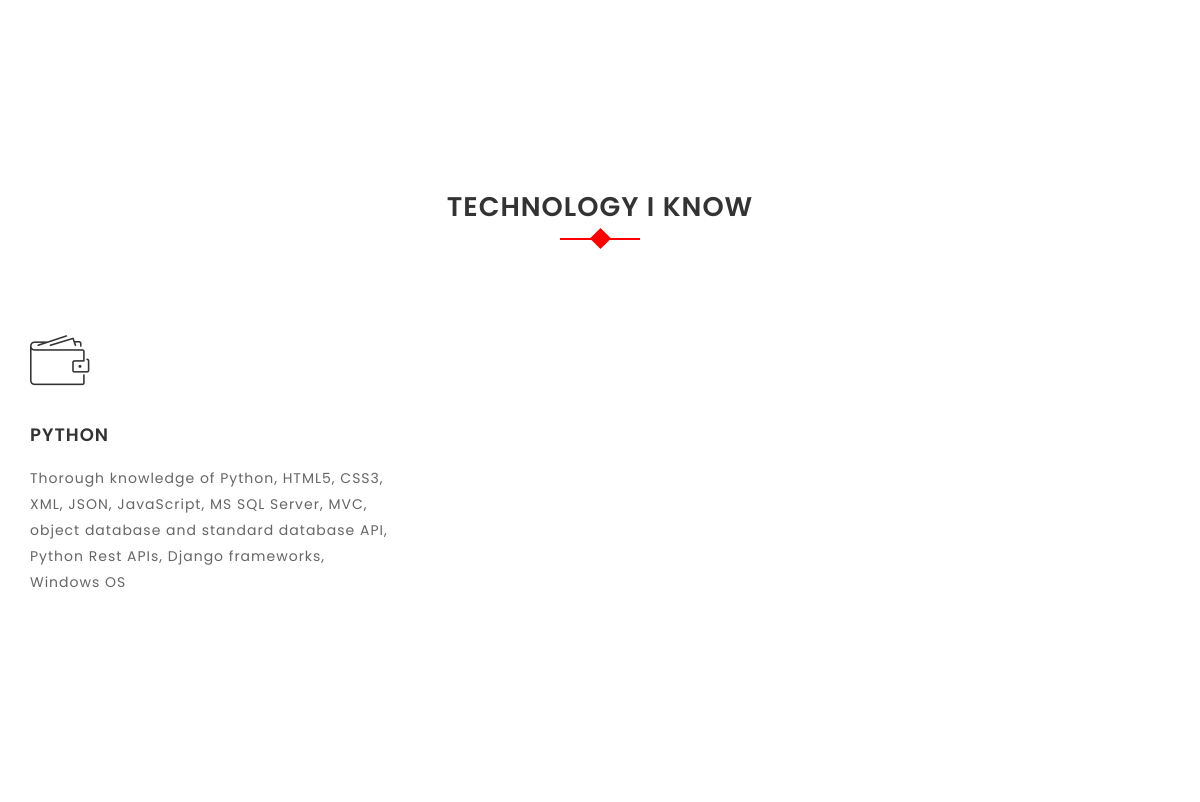
Before: / (middle part) with the older database file.
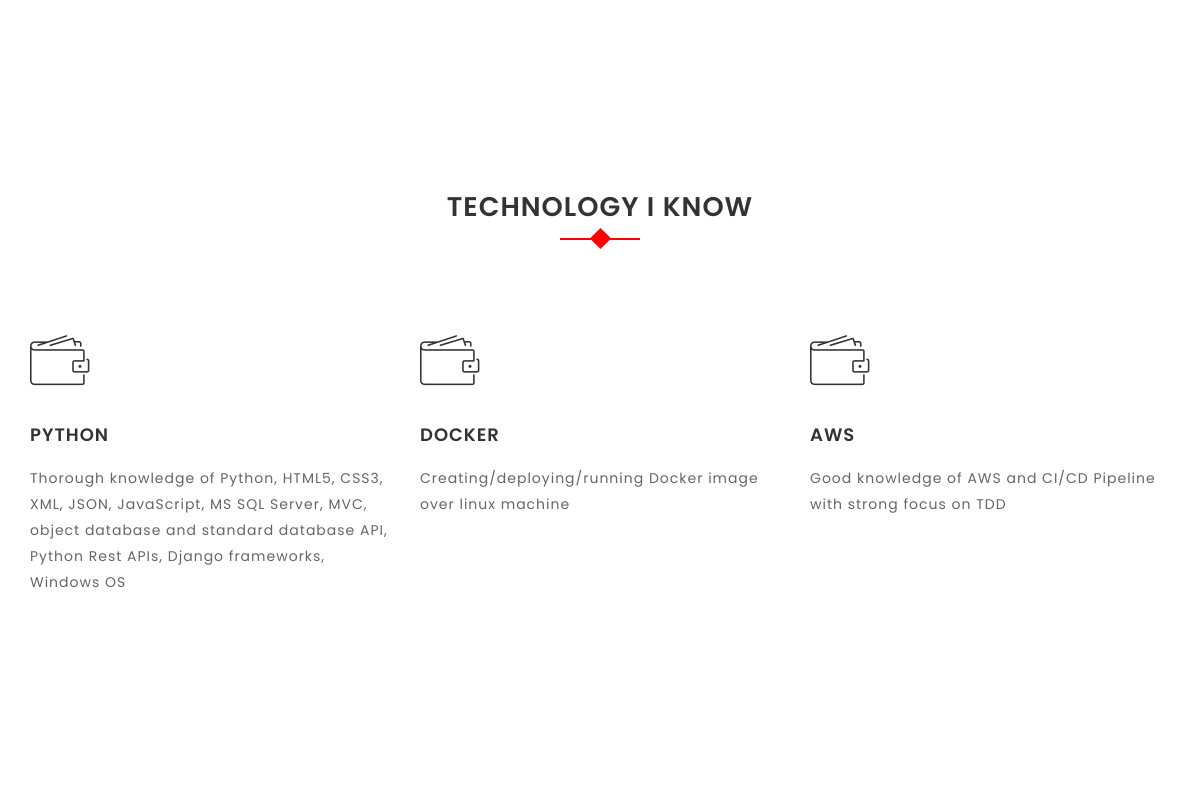
After: the same page with the newer database file.
### portfolio/models.py (models this page shows, shortened)
class Service(models.Model):
    name = models.CharField(max_length=100, verbose_name="Service name")
    description = models.TextField(verbose_name="About service")

### portfolio/views.py (the view)
# urls.py: path('',views.HomeTemplateView.as_view(),),
class HomeTemplateView(TemplateView):
    template_name = 'home.html'
    def get_context_data(self,**kwargs):
        context = super().get_context_data(**kwargs)
        context['about'] = About.objects.first()
        context['services'] = Service.objects.all()
        context['works'] = RecentWork.objects.all()
        return context

### templates/home.html (shortened to what this page needs)
{% extends 'base.html' %}
{% block content %}
    <div id="about" class="about-area section-padding">
    </div>
    <div id="services" class="section-padding">
        <div class="container">
            <div class="row">
                <div class="col-md-12">
                    <div class="section-header text-center">
                        <h2>Technology I Know</h2>
                    </div>
                </div>
            </div>
            <div class="row">
                {% for service in services %}
                    <div class="col-md-4 col-sm-4">
                        <div class="single-service wow fadeInDown" data-wow-delay="0.2s">
                            <i class="icon icon-wallet"></i>
                            <h2>{{ service.name }}</h2>
                            <p>{{ service.description }}</p>
                        </div>
                    </div>
                {% endfor %}
            </div>
        </div>
    </div>
    <div id="portfolio" class="portfolio-area section-padding">
    </div>
{% endblock %}

### templates/base.html (shortened to what this page needs)
<!doctype html>
<html lang="en">
<head>
    {% include 'includes/stylesheets.html' %}
</head>
<body>
{% block content %}{% endblock %}
</body>
</html>

### templates/includes/stylesheets.html (shortened to what this page needs)
{% load static %}
<link rel="stylesheet" href="{% static 'css/bootstrap.min.css' %}">
<link rel="stylesheet" href="{% static 'css/font-awesome.min.css' %}">
<link rel="stylesheet" href="{% static 'css/animate.css' %}">
<link rel="stylesheet" href="{% static 'css/owl.carousel.css' %}">
<link rel="stylesheet" href="{% static 'css/owl.theme.default.css' %}">
<link rel="stylesheet" href="{% static 'css/magnific-popup.css' %}">
<link rel="stylesheet" href="{% static 'css/line-icons.min.css' %}">
<link rel="stylesheet" href="{% static 'css/style.css' %}">
<link rel="stylesheet" href="{% static 'css/responsive.css' %}">

### templates/includes/scripts.html (shortened to what this page needs)
{% load static %}

### static/css/style.css (style rules this page uses)
body { width: 100%; height: 100%; line-height: 24px; font-size: 13px; font-family: 'Poppins', sans-serif; font-weight: normal; letter-spacing: 1px; }
html { width: 100%; height: 100%; }
p { line-height: 26px; font-size: 14px; font-weight: 400; color: #666; }
h1, h2, h3, h4, h5, h6 { font-weight: 700; margin-top: 0; margin-bottom: 10px; color: #333333; text-transform: uppercase; }
.section-padding { padding: 90px 0; }
.section-header { margin-bottom: 100px; text-align: center; }
.section-header h2 { font-size: 27px; line-height: 37px; margin-bottom: 20px; padding-top: 10px; font-weight: 600; color: #333333; }
.section-header h2::before { position: absolute; content: ""; height: 2px; width: 80px; left: 50%; top: 60px; text-align: center; z-index: -1; background: #FF0000; margin-left: -40px; }
.section-header h2::after { position: absolute; content: ""; height: 15px; width: 15px; left: 50%; top: 53px; text-align: center; z-index: -1; background: #FF0000; margin-left: -7px; -webkit-transform: rotate(45deg); transform: rotate(45deg); }
.single-service { margin-bottom: 30px; }
.single-service i { font-size: 50px; text-align: center; height: 80px; padding-top: 10px; -webkit-transition: all .3s ease 0s; -o-transition: all .3s ease 0s; transition: all .3s ease 0s; }
.single-service h2 { margin: 20px 0; font-size: 18px; font-weight: 600; }

Changed rows visible on the page:
added Service: name "DOCKER", description "Creating/deploying/running Docker image over linux machine"
added Service: name "AWS", description "Good knowledge of AWS and CI/CD Pipeline with strong focus on TDD"
